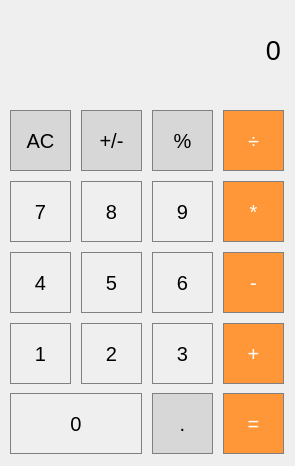
<?xml version="1.0" encoding="UTF-8"?>
<ui version="4.0">
 <class>MainWindow</class>
 <widget class="QMainWindow" name="MainWindow">
  <property name="geometry">
   <rect>
    <x>0</x>
    <y>0</y>
    <width>295</width>
    <height>466</height>
   </rect>
  </property>
  <property name="windowTitle">
   <string>Calculator</string>
  </property>
  <widget class="QWidget" name="centralwidget">
   <widget class="QLabel" name="ResultShow">
    <property name="geometry">
     <rect>
      <x>0</x>
      <y>0</y>
      <width>281</width>
      <height>101</height>
     </rect>
    </property>
    <property name="font">
     <font>
      <pointsize>20</pointsize>
     </font>
    </property>
    <property name="styleSheet">
     <string notr="true">QLabel {
  qproperty-alignment: 'AlignVCenter | AlignRight';
  border: 1px solid gray;
}

background-color : white;</string>
    </property>
    <property name="text">
     <string>0</string>
    </property>
    <property name="alignment">
     <set>Qt::AlignRight|Qt::AlignTrailing|Qt::AlignVCenter</set>
    </property>
   </widget>
   <widget class="QPushButton" name="ACButton">
    <property name="geometry">
     <rect>
      <x>10</x>
      <y>110</y>
      <width>61</width>
      <height>61</height>
     </rect>
    </property>
    <property name="font">
     <font>
      <pointsize>15</pointsize>
     </font>
    </property>
    <property name="styleSheet">
     <string notr="true">QPushButton {
  background-color: rgb(215, 215, 215);
  border: 1px solid gray;
}
QPushButton:pressed {
    background-color: qlineargradient(x1: 0, y1: 0, x2: 0, y2: 1,
                                      stop: 0 #BEBEBE, stop: 1 #D7D7D7);
}</string>
    </property>
    <property name="text">
     <string>AC</string>
    </property>
   </widget>
   <widget class="QPushButton" name="InverseSignButton">
    <property name="geometry">
     <rect>
      <x>81</x>
      <y>110</y>
      <width>61</width>
      <height>61</height>
     </rect>
    </property>
    <property name="font">
     <font>
      <pointsize>15</pointsize>
     </font>
    </property>
    <property name="styleSheet">
     <string notr="true">QPushButton {
  background-color: rgb(215, 215, 215);
  border: 1px solid gray;
}
QPushButton:pressed {
    background-color: qlineargradient(x1: 0, y1: 0, x2: 0, y2: 1,
                                      stop: 0 #BEBEBE, stop: 1 #D7D7D7);
}</string>
    </property>
    <property name="text">
     <string>+/-</string>
    </property>
   </widget>
   <widget class="QPushButton" name="DivisionButton">
    <property name="geometry">
     <rect>
      <x>223</x>
      <y>110</y>
      <width>61</width>
      <height>61</height>
     </rect>
    </property>
    <property name="font">
     <font>
      <pointsize>15</pointsize>
     </font>
    </property>
    <property name="styleSheet">
     <string notr="true">QPushButton {
  background-color: rgb(255, 151, 57);
  color: white; 
  border: 1px solid gray;
}

QPushButton:pressed {
    background-color: qlineargradient(x1: 0, y1: 0, x2: 0, y2: 1,
                                      stop: 0 #FF7832, stop: 1 #FF9739);
}</string>
    </property>
    <property name="text">
     <string>÷</string>
    </property>
   </widget>
   <widget class="QPushButton" name="PercentButton">
    <property name="geometry">
     <rect>
      <x>152</x>
      <y>110</y>
      <width>61</width>
      <height>61</height>
     </rect>
    </property>
    <property name="font">
     <font>
      <pointsize>15</pointsize>
     </font>
    </property>
    <property name="styleSheet">
     <string notr="true">QPushButton {
  background-color: rgb(215, 215, 215);
  border: 1px solid gray;
}
QPushButton:pressed {
    background-color: qlineargradient(x1: 0, y1: 0, x2: 0, y2: 1,
                                      stop: 0 #BEBEBE, stop: 1 #D7D7D7);
}</string>
    </property>
    <property name="text">
     <string>%</string>
    </property>
   </widget>
   <widget class="QPushButton" name="NineButton">
    <property name="geometry">
     <rect>
      <x>152</x>
      <y>181</y>
      <width>61</width>
      <height>61</height>
     </rect>
    </property>
    <property name="font">
     <font>
      <pointsize>15</pointsize>
     </font>
    </property>
    <property name="styleSheet">
     <string notr="true">QPushButton {
   border: 1px solid gray;
}
QPushButton:pressed {
    background-color: qlineargradient(x1: 0, y1: 0, x2: 0, y2: 1,
                                      stop: 0 #dadbde, stop: 1 #f6f7fa);
}</string>
    </property>
    <property name="text">
     <string>9</string>
    </property>
   </widget>
   <widget class="QPushButton" name="MultiplicationButton">
    <property name="geometry">
     <rect>
      <x>223</x>
      <y>181</y>
      <width>61</width>
      <height>61</height>
     </rect>
    </property>
    <property name="font">
     <font>
      <pointsize>15</pointsize>
     </font>
    </property>
    <property name="styleSheet">
     <string notr="true">QPushButton {
  background-color: rgb(255, 151, 57);
  color: white; 
  border: 1px solid gray;
}

QPushButton:pressed {
    background-color: qlineargradient(x1: 0, y1: 0, x2: 0, y2: 1,
                                      stop: 0 #FF7832, stop: 1 #FF9739);
}</string>
    </property>
    <property name="text">
     <string>*</string>
    </property>
   </widget>
   <widget class="QPushButton" name="EightButton">
    <property name="geometry">
     <rect>
      <x>81</x>
      <y>181</y>
      <width>61</width>
      <height>61</height>
     </rect>
    </property>
    <property name="font">
     <font>
      <pointsize>15</pointsize>
     </font>
    </property>
    <property name="styleSheet">
     <string notr="true">QPushButton {
   border: 1px solid gray;
}
QPushButton:pressed {
    background-color: qlineargradient(x1: 0, y1: 0, x2: 0, y2: 1,
                                      stop: 0 #dadbde, stop: 1 #f6f7fa);
}</string>
    </property>
    <property name="text">
     <string>8</string>
    </property>
   </widget>
   <widget class="QPushButton" name="SevenButton">
    <property name="geometry">
     <rect>
      <x>10</x>
      <y>181</y>
      <width>61</width>
      <height>61</height>
     </rect>
    </property>
    <property name="font">
     <font>
      <pointsize>15</pointsize>
     </font>
    </property>
    <property name="styleSheet">
     <string notr="true">QPushButton {
   border: 1px solid gray;
}
QPushButton:pressed {
    background-color: qlineargradient(x1: 0, y1: 0, x2: 0, y2: 1,
                                      stop: 0 #dadbde, stop: 1 #f6f7fa);
}</string>
    </property>
    <property name="text">
     <string>7</string>
    </property>
   </widget>
   <widget class="QPushButton" name="SixButton">
    <property name="geometry">
     <rect>
      <x>152</x>
      <y>252</y>
      <width>61</width>
      <height>61</height>
     </rect>
    </property>
    <property name="font">
     <font>
      <pointsize>15</pointsize>
     </font>
    </property>
    <property name="styleSheet">
     <string notr="true">QPushButton {
   border: 1px solid gray;
}
QPushButton:pressed {
    background-color: qlineargradient(x1: 0, y1: 0, x2: 0, y2: 1,
                                      stop: 0 #dadbde, stop: 1 #f6f7fa);
}</string>
    </property>
    <property name="text">
     <string>6</string>
    </property>
   </widget>
   <widget class="QPushButton" name="MinusButton">
    <property name="geometry">
     <rect>
      <x>223</x>
      <y>252</y>
      <width>61</width>
      <height>61</height>
     </rect>
    </property>
    <property name="font">
     <font>
      <pointsize>15</pointsize>
     </font>
    </property>
    <property name="styleSheet">
     <string notr="true">QPushButton {
  background-color: rgb(255, 151, 57);
  color: white; 
  border: 1px solid gray;
}

QPushButton:pressed {
    background-color: qlineargradient(x1: 0, y1: 0, x2: 0, y2: 1,
                                      stop: 0 #FF7832, stop: 1 #FF9739);
}</string>
    </property>
    <property name="text">
     <string>-</string>
    </property>
   </widget>
   <widget class="QPushButton" name="FiveButton">
    <property name="geometry">
     <rect>
      <x>81</x>
      <y>252</y>
      <width>61</width>
      <height>61</height>
     </rect>
    </property>
    <property name="font">
     <font>
      <pointsize>15</pointsize>
     </font>
    </property>
    <property name="styleSheet">
     <string notr="true">QPushButton {
   border: 1px solid gray;
}
QPushButton:pressed {
    background-color: qlineargradient(x1: 0, y1: 0, x2: 0, y2: 1,
                                      stop: 0 #dadbde, stop: 1 #f6f7fa);
}</string>
    </property>
    <property name="text">
     <string>5</string>
    </property>
   </widget>
   <widget class="QPushButton" name="FourButton">
    <property name="geometry">
     <rect>
      <x>10</x>
      <y>252</y>
      <width>61</width>
      <height>61</height>
     </rect>
    </property>
    <property name="font">
     <font>
      <pointsize>15</pointsize>
     </font>
    </property>
    <property name="styleSheet">
     <string notr="true">QPushButton {
   border: 1px solid gray;
}
QPushButton:pressed {
    background-color: qlineargradient(x1: 0, y1: 0, x2: 0, y2: 1,
                                      stop: 0 #dadbde, stop: 1 #f6f7fa);
}</string>
    </property>
    <property name="text">
     <string>4</string>
    </property>
   </widget>
   <widget class="QPushButton" name="ThreeButton">
    <property name="geometry">
     <rect>
      <x>152</x>
      <y>323</y>
      <width>61</width>
      <height>61</height>
     </rect>
    </property>
    <property name="font">
     <font>
      <pointsize>15</pointsize>
     </font>
    </property>
    <property name="styleSheet">
     <string notr="true">QPushButton {
   border: 1px solid gray;
}
QPushButton:pressed {
    background-color: qlineargradient(x1: 0, y1: 0, x2: 0, y2: 1,
                                      stop: 0 #dadbde, stop: 1 #f6f7fa);
}</string>
    </property>
    <property name="text">
     <string>3</string>
    </property>
   </widget>
   <widget class="QPushButton" name="PlusButton">
    <property name="geometry">
     <rect>
      <x>223</x>
      <y>323</y>
      <width>61</width>
      <height>61</height>
     </rect>
    </property>
    <property name="font">
     <font>
      <pointsize>15</pointsize>
     </font>
    </property>
    <property name="styleSheet">
     <string notr="true">QPushButton {
  background-color: rgb(255, 151, 57);
  color: white; 
  border: 1px solid gray;
}

QPushButton:pressed {
    background-color: qlineargradient(x1: 0, y1: 0, x2: 0, y2: 1,
                                      stop: 0 #FF7832, stop: 1 #FF9739);
}</string>
    </property>
    <property name="text">
     <string>+</string>
    </property>
   </widget>
   <widget class="QPushButton" name="TwoButton">
    <property name="geometry">
     <rect>
      <x>81</x>
      <y>323</y>
      <width>61</width>
      <height>61</height>
     </rect>
    </property>
    <property name="font">
     <font>
      <pointsize>15</pointsize>
     </font>
    </property>
    <property name="styleSheet">
     <string notr="true">QPushButton {
   border: 1px solid gray;
}
QPushButton:pressed {
    background-color: qlineargradient(x1: 0, y1: 0, x2: 0, y2: 1,
                                      stop: 0 #dadbde, stop: 1 #f6f7fa);
}</string>
    </property>
    <property name="text">
     <string>2</string>
    </property>
   </widget>
   <widget class="QPushButton" name="OneButton">
    <property name="geometry">
     <rect>
      <x>10</x>
      <y>323</y>
      <width>61</width>
      <height>61</height>
     </rect>
    </property>
    <property name="font">
     <font>
      <pointsize>15</pointsize>
     </font>
    </property>
    <property name="styleSheet">
     <string notr="true">QPushButton {
   border: 1px solid gray;
}
QPushButton:pressed {
    background-color: qlineargradient(x1: 0, y1: 0, x2: 0, y2: 1,
                                      stop: 0 #dadbde, stop: 1 #f6f7fa);
}</string>
    </property>
    <property name="text">
     <string>1</string>
    </property>
   </widget>
   <widget class="QPushButton" name="CommaButton">
    <property name="geometry">
     <rect>
      <x>152</x>
      <y>393</y>
      <width>61</width>
      <height>61</height>
     </rect>
    </property>
    <property name="font">
     <font>
      <pointsize>15</pointsize>
     </font>
    </property>
    <property name="styleSheet">
     <string notr="true">QPushButton {
  background-color: rgb(215, 215, 215);
  border: 1px solid gray;
}
QPushButton:pressed {
    background-color: qlineargradient(x1: 0, y1: 0, x2: 0, y2: 1,
                                      stop: 0 #BEBEBE, stop: 1 #D7D7D7);
}</string>
    </property>
    <property name="text">
     <string>.</string>
    </property>
   </widget>
   <widget class="QPushButton" name="EqualityButton">
    <property name="geometry">
     <rect>
      <x>223</x>
      <y>393</y>
      <width>61</width>
      <height>61</height>
     </rect>
    </property>
    <property name="font">
     <font>
      <pointsize>15</pointsize>
     </font>
    </property>
    <property name="styleSheet">
     <string notr="true">QPushButton {
  background-color: rgb(255, 151, 57);
  color: white; 
  border: 1px solid gray;
}

QPushButton:pressed {
    background-color: qlineargradient(x1: 0, y1: 0, x2: 0, y2: 1,
                                      stop: 0 #FF7832, stop: 1 #FF9739);
}</string>
    </property>
    <property name="text">
     <string>=</string>
    </property>
   </widget>
   <widget class="QPushButton" name="ZeroButton">
    <property name="geometry">
     <rect>
      <x>10</x>
      <y>393</y>
      <width>132</width>
      <height>61</height>
     </rect>
    </property>
    <property name="font">
     <font>
      <pointsize>15</pointsize>
     </font>
    </property>
    <property name="styleSheet">
     <string notr="true">QPushButton {
   border: 1px solid gray;
}
QPushButton:pressed {
    background-color: qlineargradient(x1: 0, y1: 0, x2: 0, y2: 1,
                                      stop: 0 #dadbde, stop: 1 #f6f7fa);
}</string>
    </property>
    <property name="text">
     <string>0</string>
    </property>
   </widget>
  </widget>
 </widget>
 <resources/>
 <connections/>
</ui>
